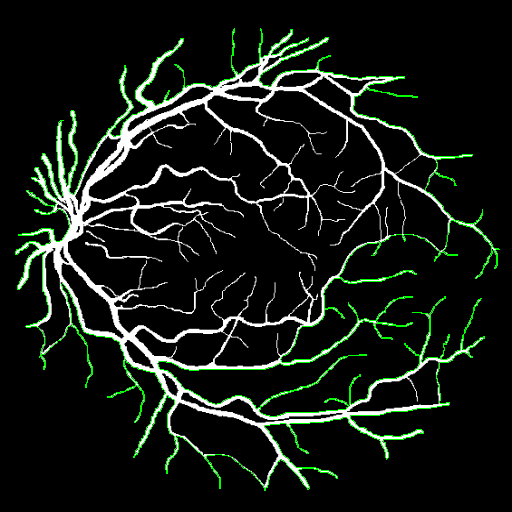
#> input picture FeaturesExtraction/Images/contours_0.png, 512 x 512 px
$ python -i Fetures_definitive.py   (imports and definitions only)   (Python 2 division)   (older library calls are emulated)
#> lines starting #> are read from the running program, lines starting #| are printed output that depends on the picture
import cv2, os, json, sys, random
import numpy as np
import mahotas
from skimage.feature import local_binary_pattern
from skimage.measure import moments, moments_hu
from skimage.color import rgb2gray
from skimage.filters import sobel
from skimage.feature.texture import graycomatrix
import matplotlib.pyplot as plt

class NumpyEncoder(json.JSONEncoder):
    # [19 lines left out: functions default, extract_geometric_features, not called in this run]

def extract_haralick_features(gray):
    return {"haralick": mahotas.features.haralick(gray).mean(axis=0)}

def extract_hu_moments(gray):
    mom = moments(gray)
    return {"hu_moments": moments_hu(mom)}

# [12 lines left out: functions extract_zernike_moments, extract_lbp_features, not called in this run]

def process_images(images, output_folder):
    data = {}
    for image_path in images:

        image = cv2.imread(image_path)
        if image is None:
            print(f"⚠️ Errore nel caricamento di {image_path}!")
        gray = cv2.cvtColor(image, cv2.COLOR_BGR2GRAY)
        mask_gray = cv2.cvtColor(image, cv2.COLOR_BGR2GRAY)

        features = {}

        # Questo codice estrae feature geometriche dalle immagini per analizzare la forma degli oggetti.
        # Poiché queste feature si basano sulla struttura e sulla geometria dell'oggetto, utilizziamo immagini binarie (maschere),
        # che forniscono una rappresentazione chiara senza interferenze cromatiche.

        # Estrazione delle feature geometriche basate sulla forma e struttura dell'oggetto.
        geo_features, image_contours = extract_geometric_features(mask_gray, image, image_path)
        features.update(geo_features)

        # I momenti invarianti di Hu descrivono la forma dell'oggetto indipendentemente da rotazione, scala e traslazione.
        features.update(extract_hu_moments(mask_gray))

        # I momenti di Zernike catturano la simmetria e la complessità della forma.
        features.update(extract_zernike_moments(mask_gray, image_path))

        # Estrazione delle feature basate sulla texture dell'immagine.
        # Poiché queste caratteristiche dipendono dalla variazione locale dei pixel e dai pattern presenti nella superficie dell'oggetto,
        # utilizziamo immagini in scala di grigi per catturare meglio le differenze di intensità senza l'influenza del colore.

        # Le feature di Haralick analizzano la co-occorrenza dei pixel per descrivere la texture dell'immagine.
        features.update(extract_haralick_features(gray))

        # LBP (Local Binary Pattern) cattura pattern locali di texture basandosi sulle differenze di intensità tra pixel vicini.
        features.update(extract_lbp_features(gray))

        output_path = os.path.join(output_folder, f"contours_{(image_path.split('/')[-1])[0:-4]}.png")
        cv2.imwrite(output_path, image_contours)

        data[image_path.split('/')[-1]] = features

    filename = "dati.json"
    with open(filename, "w") as file:
        json.dump(data, file, indent=4, cls=NumpyEncoder)
    print(f"Dati salvati in {filename}")

# [13 lines left out: function display_random_images, not called in this run]

# [39 lines not run here, left out]

>>> import cv2
>>> picture = cv2.imread('Images/contours_0.png', cv2.IMREAD_GRAYSCALE)
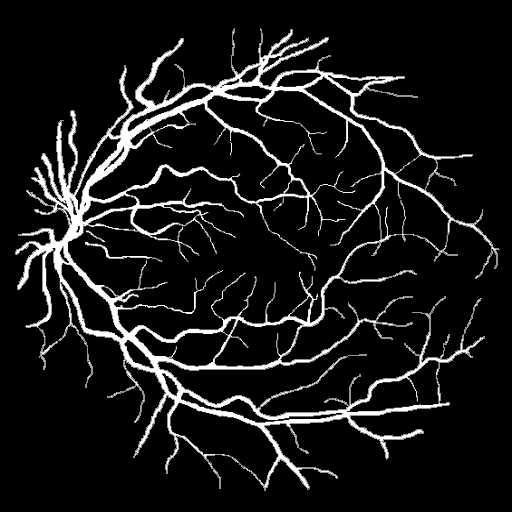
#> picture: shape (512, 512); min 0, max 255, mean 23.6
>>> result = process_images(picture, 'out.png')
#> (the run stopped early here; a loop or call above may not have finished)

$ run again, on FeaturesExtraction/Images/contours_12.png
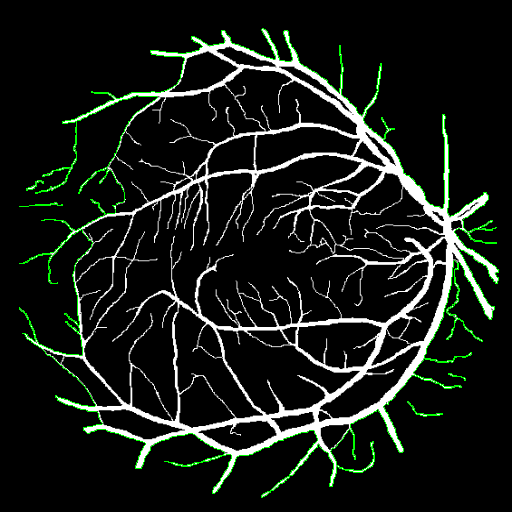
#> input picture FeaturesExtraction/Images/contours_12.png, 512 x 512 px
#> `picture = cv2.imread('Images/contours_0.png', cv2.IMREAD_GRAYSCALE)`:
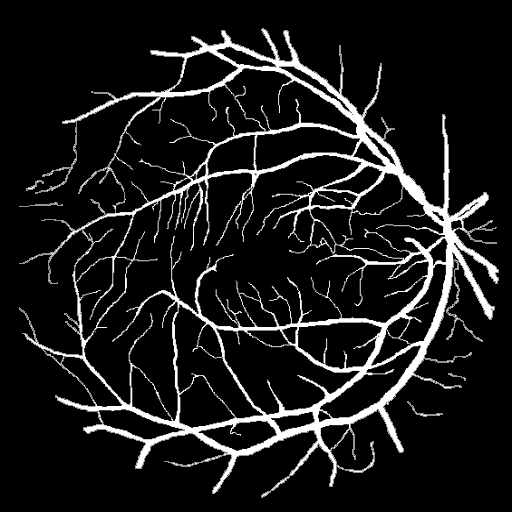
#> picture: shape (512, 512); min 0, max 255, mean 25.6

$ run again, on FeaturesExtraction/Images/contours_13.png
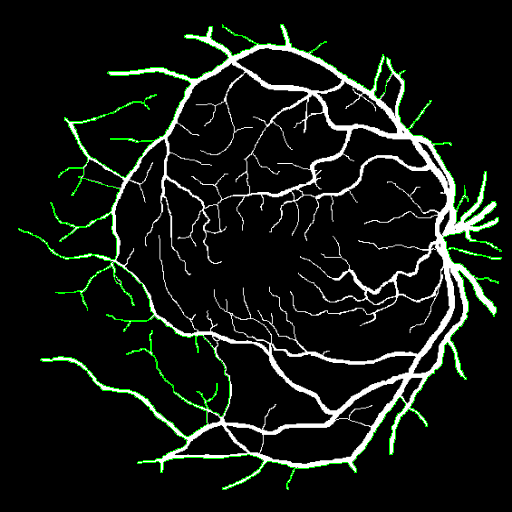
#> input picture FeaturesExtraction/Images/contours_13.png, 512 x 512 px
#> `picture = cv2.imread('Images/contours_0.png', cv2.IMREAD_GRAYSCALE)`:
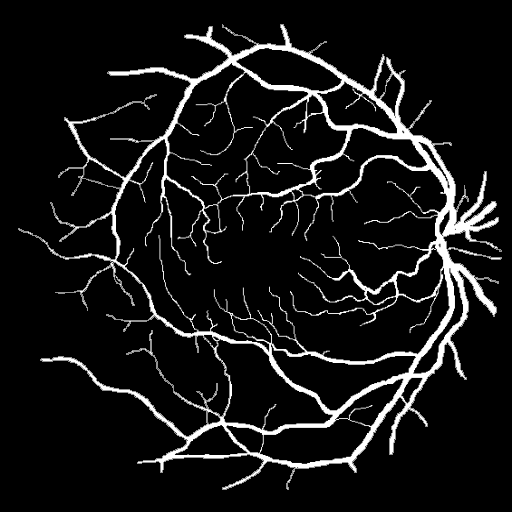
#> picture: shape (512, 512); min 0, max 255, mean 21.3

$ run again, on FeaturesExtraction/Images/contours_14.png
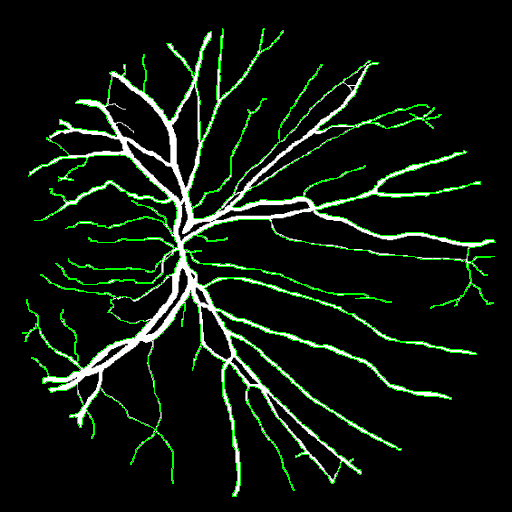
#> input picture FeaturesExtraction/Images/contours_14.png, 512 x 512 px
#> `picture = cv2.imread('Images/contours_0.png', cv2.IMREAD_GRAYSCALE)`:
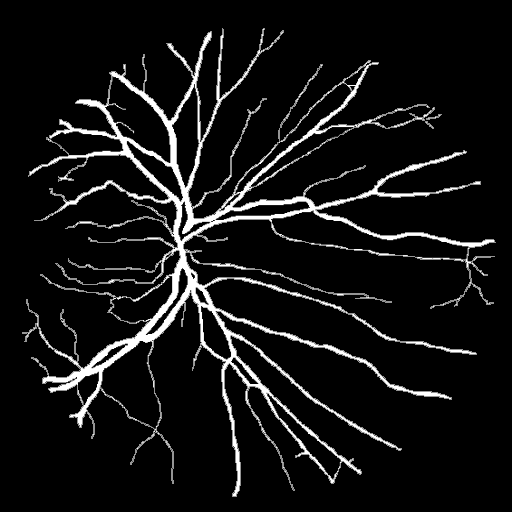
#> picture: shape (512, 512); min 0, max 255, mean 19.7
